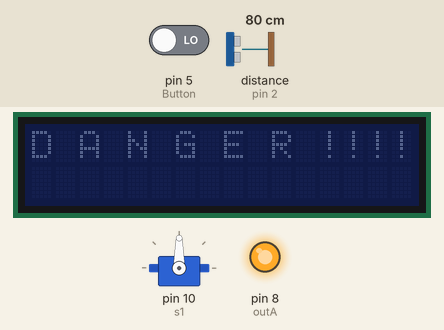
This sketch was run on a simulated Arduino Uno, built with avr-gcc and run on an emulated ATmega328P. On the bench: servo, 16×2 character LCD, output pins drawn as LEDs (lit = HIGH). Wiring (inferred from the names in the program): ultrasonic range finder: trigger pin 3; echo pin 2. The inputs (shaded band) are chosen by the test bench; at power-on: distance to the obstacle (sensor on pin 2) 80 cm, pin 5 (Button) LOW. The echo pulse lasts 58.3 µs per cm; pins used as bus, display or sensor lines are not drawn; what the sketch prints to the serial monitor is not drawn.

Above: at 1.2 s.
1.3 s: distance to the obstacle (sensor on pin 2) set to 147 cm
9.7 s: distance to the obstacle (sensor on pin 2) set to 156 cm
At 17.5 s:
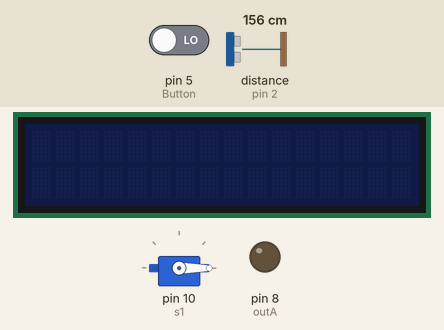
21.1 s: pin 5 (Button) driven HIGH
At 24.9 s:
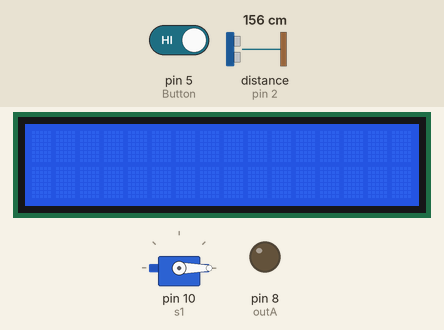
29.5 s: distance to the obstacle (sensor on pin 2) set to 2 cm
At 43.3 s:
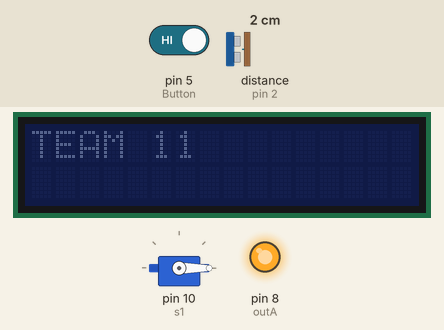
Timing chart, 0 to 44.5 s (numbered marks = the images above; inputs shaded):
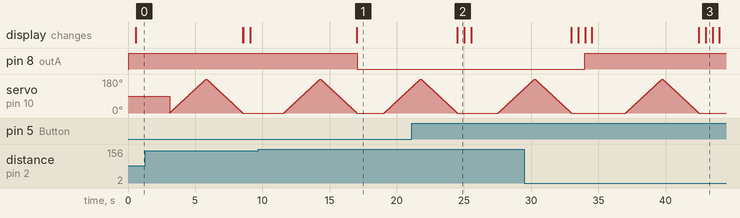

The sketch:

sketch_dec11a.ino
```cpp
#define echo 2
#define trig 3
#define outA 8 //red led
#define outB 9 //green led
//servo
#include<Servo.h>
Servo s1;
///lcd
#include <Wire.h>
#include <LiquidCrystal_I2C.h>
LiquidCrystal_I2C lcd(0x27,16,2);
///button
int ButtonValue=0;
int Button=5;
float duration; //time taken by the pulse to return back
float distance=0; //one way distance traveled by the pulse

const int intruderDistance=150; // the minimum distance up to wich the sensor is able to sense....cm..
void setup()
{
  pinMode(trig,OUTPUT);
  pinMode(echo, INPUT);
  pinMode(outA, OUTPUT);
  digitalWrite(outA,LOW);
  pinMode(outA, OUTPUT);
  digitalWrite(outB,LOW);
  Serial.begin(9600);
  ////servo
  s1.attach(10);
  //lcd
  lcd.begin(16,2);
  lcd.setCursor(0,1);
  //button
  pinMode(Button, INPUT);


}

void loop()
{
  time_Measurment();
  distance=(float)duration*(0.0343)/2;
  Serial.println(distance);
  alarm_condition();

  digitalWrite(LED_BUILTIN, HIGH);
  delay(1000); // Wait for 1000 millisecond(s)
  digitalWrite(LED_BUILTIN, LOW);
  delay(1000); // Wait for 1000 millisecond(s)
  //////servo
     for (int i=0; i<= 180; i+= 1)
     {
       s1.write(i);
        delay(15);
     }

      for (int i=180; i>=0; i-= 1)
      {
        s1.write(i);
        delay(15);
       }
  //button
  ButtonValue= digitalRead(Button);
  if(ButtonValue != 0){
      lcd.clear();
      lcd.setBacklight(1);
      delay(500);
  	  lcd.print("TEAM 11");
     lcd.setBacklight(0);
      delay(500);
  }
  else{
    lcd.clear();
  }
  ////print
  Serial.print("Distance: ");
  Serial.println(distance);

}

void time_Measurment()
{
  digitalWrite(trig,LOW);
  delayMicroseconds(2);
  digitalWrite(trig,HIGH);
  delayMicroseconds(10);
  digitalWrite(trig,LOW);
  duration=pulseIn(echo,HIGH);
}

void alarm_condition()
{
  if (distance<= intruderDistance)
  {
    digitalWrite(outA ,HIGH);
    digitalWrite(outB ,LOW);
    //lcd
      lcd.clear();
      lcd.setBacklight(1);
      delay(500); // Wait for 500 millisecond(s)

 	    lcd.print("D A N G E R !!!!");


      lcd.setBacklight(0);
      delay(500); // Wait for 500 millisecond(s)


  }
  else
  {
    digitalWrite(outA ,LOW);
    digitalWrite(outB ,HIGH);
    lcd.clear();
  }
}
```

Measured:
- the behaviour switches between 150 and 151 cm on distance to the obstacle (sensor on pin 2) (found by bisection; images 0 and 1)
- after the input at 9.7 s, pin 8 (outA): HIGH → LOW after 7.4 s
- after the input at 21.1 s, the display: changes after 3.4 s (image 2)
- after the input at 29.5 s, pin 8 (outA): LOW → HIGH after 4.5 s
- what the display in image 2 shows lasts 0.5 s, from 24.5 s to 25.0 s
